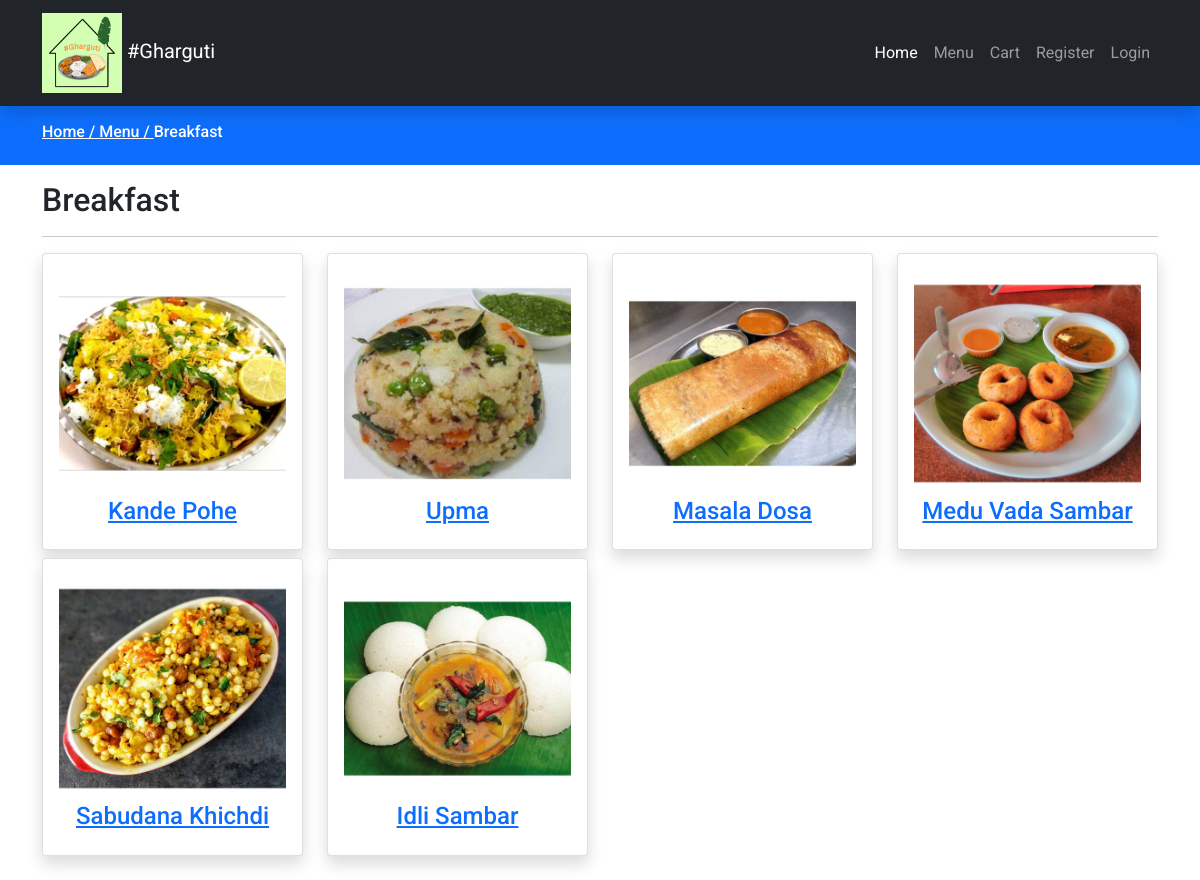
Page /products.php?menu=breakfast on the committed database.
### tables this page shows
CREATE TABLE `menu` (
  `id` int(11) NOT NULL,
  `name` varchar(191) NOT NULL,
  `slug` varchar(191) NOT NULL,
  `description` mediumtext DEFAULT NULL,
  `status` tinyint(4) NOT NULL DEFAULT 0,
  `popular` tinyint(4) NOT NULL DEFAULT 0,
  `image` varchar(191) NOT NULL,
  `meta_title` varchar(191) NOT NULL,
  `meta_description` mediumtext NOT NULL,
  `meta_keywords` mediumtext NOT NULL,
  `created_at` timestamp NOT NULL DEFAULT current_timestamp()
);

CREATE TABLE `products` (
  `id` int(11) NOT NULL,
  `menu_id` int(11) NOT NULL,
  `name` varchar(191) NOT NULL,
  `slug` varchar(191) NOT NULL,
  `small_description` mediumtext NOT NULL,
  `description` mediumtext NOT NULL,
  `original_price` int(11) NOT NULL,
  `selling_price` int(11) NOT NULL,
  `image` varchar(191) NOT NULL,
  `qty` int(11) NOT NULL,
  `status` tinyint(4) NOT NULL,
  `trending` tinyint(4) NOT NULL,
  `meta_title` varchar(191) NOT NULL,
  `meta_keywords` mediumtext NOT NULL,
  `meta_description` mediumtext NOT NULL,
  `created_at` timestamp NOT NULL DEFAULT current_timestamp()
);

### functions/userfunctions.php (called while the page is built, shortened)
<?php
include('config/dbcon.php');
function getSlugActive($table, $slug)
{
    global $con;
    $query = "SELECT * FROM $table WHERE slug='$slug' AND status='0' LIMIT 1";
    return $query_run = mysqli_query($con, $query);
}
function getProdByMenu($menu_id)
{
    global $con;
    $query = "SELECT * FROM products WHERE menu_id='$menu_id' AND status='0' ";
    return $query_run = mysqli_query($con, $query);
}
?>

### products.php (the view)
<?php
include('functions/userfunctions.php');
include('includes/header.php');
if(isset($_GET['menu']))
{
    $menu_slug = $_GET['menu'];
    $menu_data = getSlugActive("menu",$menu_slug);
    $menu = mysqli_fetch_array($menu_data);
    if($menu)
    {
        $cid = $menu['id'];
        ?>
        <div class="py-3 bg-primary">
            <div class="container">
                <h6 class="text-white">
                    <a class="text-white" href="index.php">
                        Home /
                    </a>
                    <a class="text-white" href="menu.php">
                        Menu /
                    </a>
                    <?= $menu['name']; ?>
                </h6>
            </div>
        </div>
        <div class="py-3">
            <div class="container">
                <div class="row">
                    <div class="col-md-12">
                        <h2><?= $menu['name']; ?></h2>
                        <hr>
                        <div class="row">
                            <?php
                                $products = getProdByMenu($cid);
                                if(mysqli_num_rows($products) > 0)
                                {
                                    foreach($products as $item)
                                    {
                                        ?>
                                            <div class="col-md-3 mb-2">
                                                <a href="product-view.php?product=<?= $item['slug']; ?>">
                                                    <div class="card shadow">
                                                        <div class="card-body">
                                                            <img src="uploads/<?= $item['image']; ?>" alt="Product Image" class="w-100">
                                                            <h4 class="text-center"><?= $item['name']; ?></h4>
                                                        </div>
                                                    </div>
                                                </a>
                                            </div>
                                        <?php
                                    }
                                }
                                else
                                {
                                    echo "No data available";
                                }
                            ?>
                        </div>
                    </div>
                </div>
            </div>
        </div>
        <?php
    }
    else
    {
        echo "Something went wrong";
    }
}
else
{
    echo "Something went wrong";
}
include('includes/footer.php'); ?>

### includes/header.php (shortened to what this page needs)
<!doctype html>
<html lang="en">
  <head>
    <link href="assets/css/bootstrap.min.css" rel="stylesheet">
    <link href="assets/css/custom.css" rel="stylesheet">
    <link href="assets/css/owl.theme.default.min.css" rel="stylesheet">
    <link href="assets/css/owl.carousel.min.css" rel="stylesheet">
    <link rel="stylesheet" href="https://cdnjs.cloudflare.com/ajax/libs/font-awesome/4.7.0/css/font-awesome.min.css">
  <link rel="stylesheet" href="//cdn.jsdelivr.net/npm/alertifyjs@1.13.1/build/css/alertify.min.css"/>
  <link rel="stylesheet" href="//cdn.jsdelivr.net/npm/alertifyjs@1.13.1/build/css/themes/bootstrap.min.css"/>
  </head>
  <body>
      <?php include('navbar.php'); ?>

### includes/navbar.php (shortened to what this page needs)
<nav class="navbar navbar-expand-lg navbar-dark sticky-top bg-dark shadow">
  <div class="container">
    <a class="navbar-brand" href="index.php"><img src="logo.png" width="80"> #Gharguti</a>
    <div class="collapse navbar-collapse" id="navbarNavDropdown">
      <ul class="navbar-nav ms-auto">
        <li class="nav-item">
          <a class="nav-link active" aria-current="page" href="index.php">Home</a>
        </li>
        <li class="nav-item">
          <a class="nav-link" href="menu.php">Menu</a>
        </li>
        <li class="nav-item">
          <a class="nav-link" href="cart.php">Cart</a>
        </li>
        <?php
        if (isset($_SESSION['auth']))
        {
          ?>
            <li class="nav-item dropdown">
              <a class="nav-link dropdown-toggle" href="#" id="navbarDropdownMenuLink" role="button" data-bs-toggle="dropdown" aria-expanded="false">
                <?= $_SESSION['auth_user']['name']; ?>
              </a>
              <ul class="dropdown-menu" aria-labelledby="navbarDropdownMenuLink">
                <li><a class="dropdown-item" href="my-orders.php">My Orders</a></li>
                <li><a class="dropdown-item" href="logout.php">Logout</a></li>
              </ul>
            </li>
          <?php
        }
        else
        {
          ?>
            <li class="nav-item">
              <a class="nav-link" href="register.php">Register</a>
            </li>
            <li class="nav-item">
              <a class="nav-link" href="login.php">Login</a>
            </li>
          <?php
        }
        ?>
      </ul>
    </div>
  </div>
</nav>

### includes/footer.php (shortened to what this page needs)
  </body>
</html>

### assets/css/custom.css (style rules this page uses)
* { font-family: 'Roboto', sans-serif; }
a { text-decoration: none; }

### rows in the picture
menu: name "Breakfast"
products: image (picture), name "Kande Pohe"
products: image (picture), name "Upma"
products: image (picture), name "Masala Dosa"
products: image (picture), name "Medu Vada Sambar"
products: image (picture), name "Sabudana Khichdi"
products: image (picture), name "Idli Sambar"
